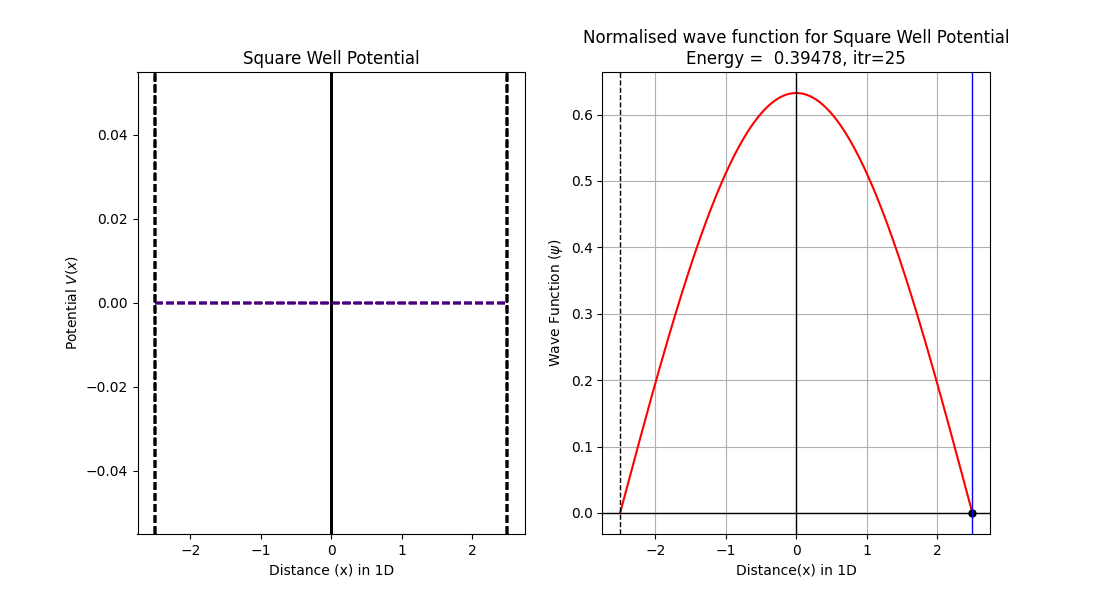

Here is the Python script that generated this plot:
#Solution of Schrodinger's 1D wave equation for Square Well potential
#Euler Method

import numpy as np
import matplotlib.pyplot as plt
from scipy.integrate import simpson


#Define the dimensionless potential
def V(x,a,V0):
    k=0
    return k*(x)-V0

a=eval(input('Enter the width of the potential well : ' ))
V0=eval(input('Enter the well potential : ' ))
V0=abs(V0)

#Define the dimensionless Time Independent Schrodinger Equation
def psi(x,y,u,E):
    f=-(E-V(x,a,V0))*y
    return f

def phi(x,y,u):
	return u
   
#Boundary conditions for a wave function
x0,y0,xn,yn=-a/2,0,a/2,0
n=1000

#Euler method with shooting parameter E as energy
def square(E):
    alpha=0.001          #Initial derivative (can be anything as it doesn't control the solution after normalization)
    x,y,u,X,Y,U=x0,y0,alpha,[x0],[y0],[alpha]
    h=(xn-x0)/n
    for i in range(0,n):   
        y=y+h*phi(x,y,u)
        u=u+h*psi(x,y,u,E)
        x=x+h
        X.append(x)
        Y.append(y)
        U.append(u)
    return X,Y,U


#Guessing energy value from plot
energies=np.arange(0,200,0.2)
H=[]
for i in energies:
    hits=square(i)[1][-1]
    H.append(hits)

plt.figure(figsize=(8,5))     
plt.plot(energies,H,'b-')
plt.axhline(color='black',lw=1)
plt.axvline(color='black',lw=1)
plt.xlabel('Energy')
plt.ylabel('End-point')
plt.minorticks_on()
plt.grid(which='minor',color='green',ls='--')
plt.savefig('/home/tux_blue/Desktop/GitHub/Computational-Physics-UG/Application to some physics problems/Scrodinger Equation/TISE/Euler Method/Primitive Method/Python Files/Square_well_hits.png')
plt.show()


#Bisection method for proper choice of energy
while True:
    E1=eval(input('Enter the 1st guess of energy : '))
    E2=eval(input('Enter the 2nd guess of energy : '))
    if square(E1)[1][-1]*square(E2)[1][-1]<0:
        break
    print('Energy does not exist between the guesses\nEnter new guesses')

itr=0.0
plt.figure(figsize=(11,6)) 
while True:
    E3=(E1+E2)/2
    if square(E3)[1][-1]==0:
        break
    if square(E1)[1][-1]*square(E3)[1][-1]>0:
        E1=E3
    else:
        E2=E3
    itr=itr+1
    acc=abs(E1-E2)
    if acc<0.00000001:
        break
          
#Normalisation of wave function
    N=1/np.sqrt(simpson(np.array(square(E3)[1])*np.array(square(E3)[1]),np.array(square(E3)[0])))
    solution=N*np.array(square(E3)[1])

#Plotting and printing
    plt.subplot(121)
    x=np.array(square(E3)[0])
    plt.plot(x,V(x,a,V0),'--',color='indigo')
    plt.ylabel(r'Potential $V(x)$')
    plt.xlabel('Distance (x) in 1D')
    plt.title('Square Well Potential')
    plt.axvline(color='black',lw=1)
    plt.axvline(x=-a/2,color='black',ls='--')
    plt.axvline(x=a/2,color='black',ls='--')
    
    plt.subplot(122)
    plt.cla()
    plt.plot(np.array(square(E3)[0]),solution,'r',lw=1.5)
    plt.plot(square(E3)[0][-1],square(E3)[1][-1],'o',color='black',ms=5)
    plt.title('Normalised wave function for Square Well Potential\n'+r'Energy =%9.5f, itr=%2i'%(E3,itr))
    plt.xlabel('Distance(x) in 1D')
    plt.ylabel(r'Wave Function ($\psi$)')
    plt.axhline(color='black',lw=1)
    plt.axvline(color='black',lw=1)
    plt.axvline(x=x0,color='black',lw=1,ls='--')
    plt.axvline(x=xn,color='blue',lw=1)
    plt.grid()
    plt.pause(0.5)

plt.savefig('/home/tux_blue/Desktop/GitHub/Computational-Physics-UG/Application to some physics problems/Scrodinger Equation/TISE/Euler Method/Primitive Method/Python Files/Square_well.png')
plt.show()
print('The energy satisfying the boundary condition is',E3)
        
